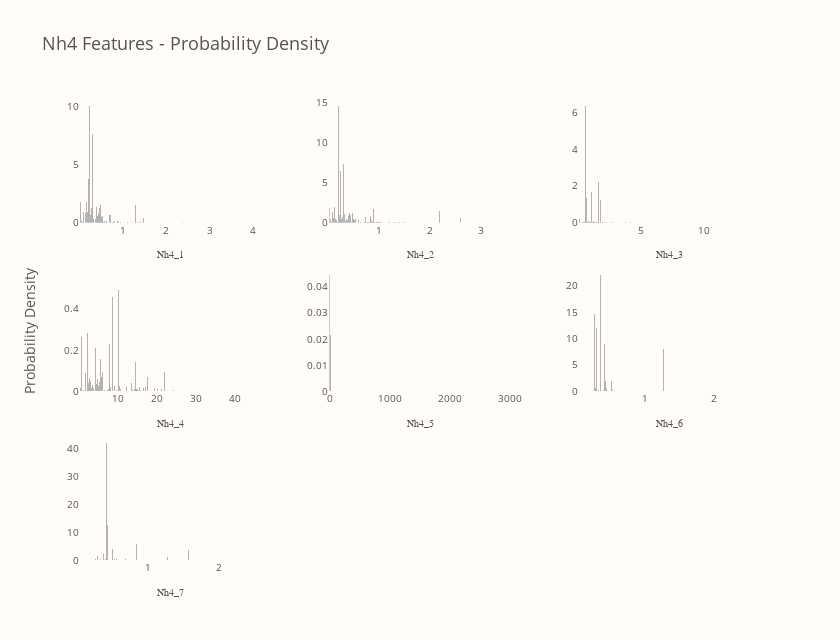

The cell this chart's notebook holds for it:
### Code cell
nh4_group = "Nh4"
nh4_vars = train.columns[train.columns.str.startswith(nh4_group)]

fig = draw_dist_for_group(nh4_group, nh4_vars)
fig.show()

### Figure 1 — Plotly figure (JSON) as saved in the notebook; plotly's stock layout.template omitted (floating-point values rounded to 4 significant figures; data arrays with more than 128 entries replaced by an {"elided": "..."} marker saying what was removed)
{"data": [{"marker": {"color": "#6B6A6A", "line": {"width": 0}}, "name": "Nh4_1", "opacity": 0.5, "showlegend": false, "type": "bar", "x": {"elided": "201 float values"}, "xaxis": "x", "y": {"elided": "200 float values"}, "yaxis": "y"}, {"marker": {"color": "#6B6A6A", "line": {"width": 0}}, "name": "Nh4_2", "opacity": 0.5, "showlegend": false, "type": "bar", "x": {"elided": "201 float values"}, "xaxis": "x2", "y": {"elided": "200 float values"}, "yaxis": "y2"}, {"marker": {"color": "#6B6A6A", "line": {"width": 0}}, "name": "Nh4_3", "opacity": 0.5, "showlegend": false, "type": "bar", "x": {"elided": "201 float values"}, "xaxis": "x3", "y": {"elided": "200 float values"}, "yaxis": "y3"}, {"marker": {"color": "#6B6A6A", "line": {"width": 0}}, "name": "Nh4_4", "opacity": 0.5, "showlegend": false, "type": "bar", "x": {"elided": "201 float values"}, "xaxis": "x4", "y": {"elided": "200 float values"}, "yaxis": "y4"}, {"marker": {"color": "#6B6A6A", "line": {"width": 0}}, "name": "Nh4_5", "opacity": 0.5, "showlegend": false, "type": "bar", "x": {"elided": "201 float values"}, "xaxis": "x5", "y": {"elided": "200 float values"}, "yaxis": "y5"}, {"marker": {"color": "#6B6A6A", "line": {"width": 0}}, "name": "Nh4_6", "opacity": 0.5, "showlegend": false, "type": "bar", "x": {"elided": "201 float values"}, "xaxis": "x6", "y": {"elided": "200 float values"}, "yaxis": "y6"}, {"marker": {"color": "#6B6A6A", "line": {"width": 0}}, "name": "Nh4_7", "opacity": 0.5, "showlegend": false, "type": "bar", "x": {"elided": "201 float values"}, "xaxis": "x7", "y": {"elided": "200 float values"}, "yaxis": "y7"}], "layout": {"annotations": [{"font": {"size": 14}, "showarrow": false, "text": "Probability Density", "textangle": -90, "x": 0, "xanchor": "right", "xref": "paper", "xshift": -40, "y": 0.5, "yanchor": "middle", "yref": "paper"}], "bargap": 0, "font": {"color": "#545454"}, "height": 640, "paper_bgcolor": "#FFFCFA", "plot_bgcolor": "#FFFCFA", "title": {"font": {"size": 18}, "text": "Nh4 Features - Probability Density"}, "width": 840, "xaxis": {"anchor": "y", "domain": [0, 0.2667], "showgrid": false, "tickfont": {"size": 10}, "title": {"font": {"family": "Arial Black", "size": 10}, "text": "Nh4_1"}}, "xaxis2": {"anchor": "y2", "domain": [0.3667, 0.6333], "showgrid": false, "tickfont": {"size": 10}, "title": {"font": {"family": "Arial Black", "size": 10}, "text": "Nh4_2"}}, "xaxis3": {"anchor": "y3", "domain": [0.7333, 1], "showgrid": false, "tickfont": {"size": 10}, "title": {"font": {"family": "Arial Black", "size": 10}, "text": "Nh4_3"}}, "xaxis4": {"anchor": "y4", "domain": [0, 0.2667], "showgrid": false, "tickfont": {"size": 10}, "title": {"font": {"family": "Arial Black", "size": 10}, "text": "Nh4_4"}}, "xaxis5": {"anchor": "y5", "domain": [0.3667, 0.6333], "showgrid": false, "tickfont": {"size": 10}, "title": {"font": {"family": "Arial Black", "size": 10}, "text": "Nh4_5"}}, "xaxis6": {"anchor": "y6", "domain": [0.7333, 1], "showgrid": false, "tickfont": {"size": 10}, "title": {"font": {"family": "Arial Black", "size": 10}, "text": "Nh4_6"}}, "xaxis7": {"anchor": "y7", "domain": [0, 0.2667], "showgrid": false, "tickfont": {"size": 10}, "title": {"font": {"family": "Arial Black", "size": 10}, "text": "Nh4_7"}}, "xaxis8": {"anchor": "y8", "domain": [0.3667, 0.6333]}, "xaxis9": {"anchor": "y9", "domain": [0.7333, 1]}, "yaxis": {"anchor": "x", "domain": [0.7333, 1], "showgrid": false, "tickfont": {"size": 10}}, "yaxis2": {"anchor": "x2", "domain": [0.7333, 1], "showgrid": false, "tickfont": {"size": 10}}, "yaxis3": {"anchor": "x3", "domain": [0.7333, 1], "showgrid": false, "tickfont": {"size": 10}}, "yaxis4": {"anchor": "x4", "domain": [0.3667, 0.6333], "showgrid": false, "tickfont": {"size": 10}}, "yaxis5": {"anchor": "x5", "domain": [0.3667, 0.6333], "showgrid": false, "tickfont": {"size": 10}}, "yaxis6": {"anchor": "x6", "domain": [0.3667, 0.6333], "showgrid": false, "tickfont": {"size": 10}}, "yaxis7": {"anchor": "x7", "domain": [0, 0.2667], "showgrid": false, "tickfont": {"size": 10}}, "yaxis8": {"anchor": "x8", "domain": [0, 0.2667]}, "yaxis9": {"anchor": "x9", "domain": [0, 0.2667]}}}
